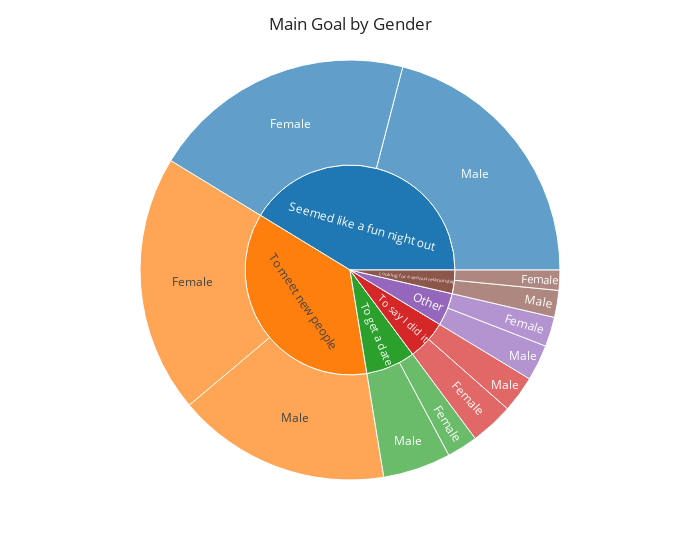

Notebook cell for this chart:
### Code cell
fig_goal_gender = px.sunburst(
    df_goal_gender.dropna(),
    path=["goal", "gender"],
    template="simple_white",
    width=700,
)
fig_goal_gender.update_layout(title_text="Main Goal by Gender")
fig_goal_gender.update(layout=dict(title=dict(x=0.5)))
fig_goal_gender.show()

### Figure 1 — Plotly figure (JSON) as saved in the notebook; plotly's stock layout.template omitted (floating-point values rounded to 4 significant figures)
{"data": [{"branchvalues": "total", "domain": {"x": [0, 1], "y": [0, 1]}, "hovertemplate": "labels=%{label}<br>count=%{value}<br>parent=%{parent}<br>id=%{id}<extra></extra>", "ids": ["Looking for a serious relationship/Female", "Other/Female", "Seemed like a fun night out/Female", "To get a date/Female", "To meet new people/Female", "To say I did it/Female", "Looking for a serious relationship/Male", "Other/Male", "Seemed like a fun night out/Male", "To get a date/Male", "To meet new people/Male", "To say I did it/Male", "Looking for a serious relationship", "Other", "Seemed like a fun night out", "To get a date", "To meet new people", "To say I did it"], "labels": ["Female", "Female", "Female", "Female", "Female", "Female", "Male", "Male", "Male", "Male", "Male", "Male", "Looking for a serious relationship", "Other", "Seemed like a fun night out", "To get a date", "To meet new people", "To say I did it"], "name": "", "parents": ["Looking for a serious relationship", "Other", "Seemed like a fun night out", "To get a date", "To meet new people", "To say I did it", "Looking for a serious relationship", "Other", "Seemed like a fun night out", "To get a date", "To meet new people", "To say I did it", "", "", "", "", "", ""], "type": "sunburst", "values": [129, 189, 1687, 197, 1647, 276, 172, 230, 1739, 434, 1365, 234, 301, 419, 3426, 631, 3012, 510]}], "layout": {"legend": {"tracegroupgap": 0}, "margin": {"t": 60}, "title": {"text": "Main Goal by Gender", "x": 0.5}, "width": 700}}
